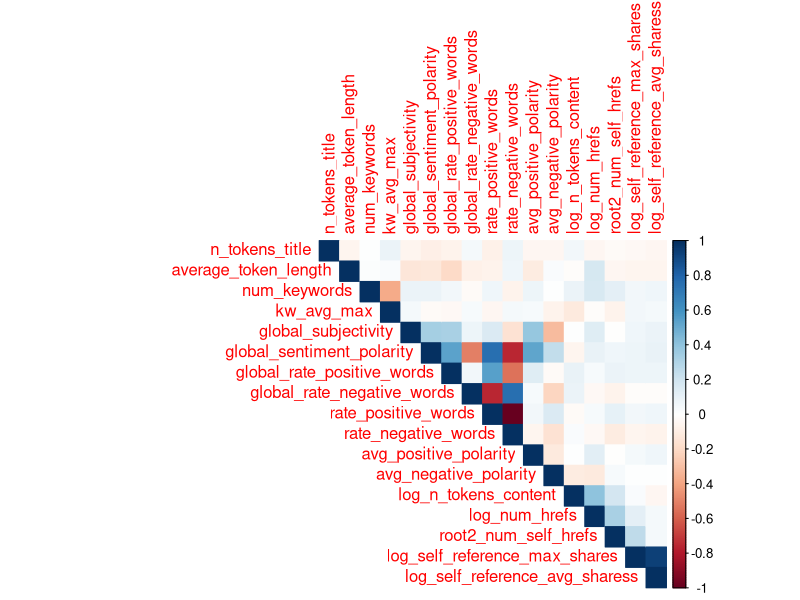
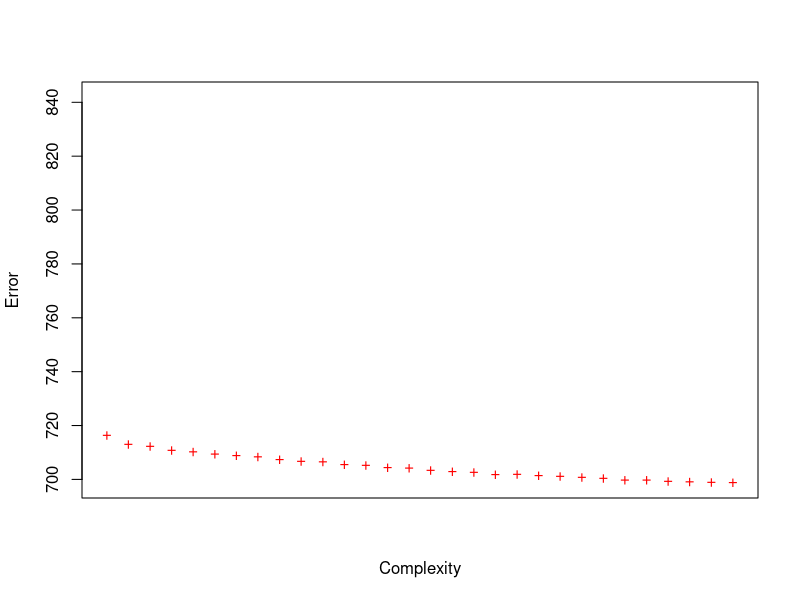

Write R code to recreate these figures, in order.
### ============ Trabalho 01 ============ ###

# Este eh o codigo a partir do qual voc?s devem desevolver o Trabalho 01


# A funcao abaixo auxilia na escrita dos modelos polinomiais. 
# Parametros:
#  "real_feature_names": conjunto de features continuas que sera considerado na
#                        criacao do modelo polinomial.
#
#  "categorical_feature_names": conjunto de features categoricas que sera 
#                               considerado na  criacao do modelo polinomial. Se
#                                voces desejarem um modelo sem variaveis categoricas
#                               basta nao passar nenhum valor para este parametro
#                               na chamada da funcao
#                       
# "degree": numero inteiro que indica ate qual grau polinomial as features continuas
#           em "real_feature_names" serao elevadas. 
#
# A funcao retorna a hipotese ja definida para realizar o treinamento do modelo. 
# Uma ilustracao de uma funcao similar aparece no Ex02.R na linha 490

getHypothesis <- function(real_feature_names, categorical_feature_names=F, degree=3){
    
    hypothesis_string <- "hypothesis <- formula(target ~ "
    for(d in 1:degree){
        for(i in 1:length(real_feature_names)){
            hypothesis_string <- paste(hypothesis_string, 
                                       "I(", real_feature_names[i], "^", d, ") + ",
                                       sep = "")
        }
    }
    
    if(typeof(categorical_feature_names) != "logical"){
        for(i in 1:length(categorical_feature_names)){
            hypothesis_string <- paste(hypothesis_string, 
                                       categorical_feature_names[i], " + ",
                                       sep = "")
        } 
    }
    
    
    hypothesis_string <- substr(hypothesis_string, 1, nchar(hypothesis_string)-3)
    hypothesis_string <- paste(hypothesis_string, ")")
    hypothesis <- eval(parse(text=hypothesis_string))
    return(hypothesis)
}


###======= Desenvolvam o trabalho a partir daqui =======###
library(corrplot)
library(glmnet)
library(caret)


train_set <- read.csv(file = 'T01_train_set.csv', header=TRUE, stringsAsFactors = TRUE)
val_set <- read.csv(file = 'T01_val_set.csv', header=TRUE, stringsAsFactors = TRUE)

#x_train <- train_set[1:18];y_train <- train_set[19];
#x_val <- val_set[1:18]; y_val <- val_set[19];


print("Treino: Número de exemplos e atributos")
dim(train_set)
print("Validação: Número de exemplos e atributos")
dim(val_set)


train_mean_features <- apply(train_set[c(1:17)],2, mean)
val_mean_features <- apply(val_set[c(1:17)],2, mean)
train_max_features <- apply(train_set[c(1:17)],2, max)
val_max_features <- apply(val_set[c(1:17)],2, max)
train_min_features <- apply(train_set[c(1:17)],2, min)
val_min_features <- apply(val_set[c(1:17)],2, min)
train_sd_features <- apply(train_set[c(1:17)],2, sd)
val_sd_features <- apply(val_set[c(1:17)],2, sd)

#Plotando correlacao
correlacao <- cor(train_set[,1:17])
correlacao
corrplot(correlacao, method = "color", type = "upper")



### Z-Norm ###
train_set[,1:17] <- sweep(train_set[,1:17], 2, train_mean_features, "-")
train_set[,1:17] <- sweep(train_set[,1:17], 2, train_sd_features, "/")
summary(train_set)

val_set[,1:17] <- sweep(val_set[,1:17], 2, train_mean_features, "-")
val_set[,1:17] <- sweep(val_set[,1:17], 2, train_sd_features, "/")
summary(val_set)

### MinMax normalization ###
#diff_test <- train_max_features - train_min_features
#train_set[,1:17] <- sweep(train_set[,1:17], 2, train_min_features, "-")
#train_set[,1:17] <- sweep(train_set[,1:17], 2, diff_test, "/")
#summary(train_set)

#diff_val <- val_max_features - val_min_features
#val_set[,1:17] <- sweep(val_set[,1:17], 2, val_min_features, "-")
#val_set[,1:17] <- sweep(val_set[,1:17], 2, diff_val, "/")
#summary(val_set)


feature_names <- c("n_tokens_title", "average_token_length", "num_keywords", "kw_avg_max", "global_subjectivity", "global_sentiment_polarity",
                   "global_rate_positive_words", "global_rate_positive_words", "rate_positive_words", "rate_negative_words", "avg_positive_polarity", 
                   "avg_negative_polarity", "log_n_tokens_content", "log_num_hrefs", "root2_num_self_hrefs", "log_self_reference_max_shares", 
                   "log_self_reference_avg_sharess")

categorical_feature_names <- ("weekday")
baseline_hypothesis <- getHypothesis(feature_names, categorical_feature_names=categorical_feature_names, degree=1)
baseline <- lm(formula=baseline_hypothesis, data=train_set)
valPred <- predict(baseline, val_set)
trainPred <- predict(baseline, train_set)

MAE <- function(preds, labels){
  mae_values <- sum(abs(preds-labels))/length(preds)
  return(mae_values)
}

MSE <- function(preds, labels){
  mse_values <- sum((preds-labels)**2)/length(preds)
  return(mse_values)
}

mae_train_baseline <- MAE(trainPred, train_set$target)
mae_train_baseline

mae_val_baseline <- MAE(valPred, val_set$target)
mae_val_baseline


total_mae_train_noCat <- c()
total_mae_val_noCat <- c()
for (i in 1:30){
  hypothesis <- getHypothesis(feature_names, categorical_feature_names, i)
  model_poly <- lm(formula=hypothesis, data=train_set)
  
  valPred <- predict(model_poly, val_set)
  trainPred <- predict(model_poly, train_set)
  
  mae_train <- MAE(trainPred, train_set$target)
  total_mae_train_noCat[i] <- mae_train
  
  mae_val <- MAE(valPred, val_set$target)
  total_mae_val_noCat[i] <- mae_val
  
}
total_mae_train_noCat
total_mae_val_noCat
plot(total_mae_train_noCat, xlab="Complexity", ylab="Error", 
     pch="+", col="red",  xaxt="n", 
     ylim=c(min(c(total_mae_train_noCat, total_mae_val_noCat, mae_val_baseline)),
            max(c(total_mae_train_noCat, total_mae_val_noCat, mae_val_baseline))))
